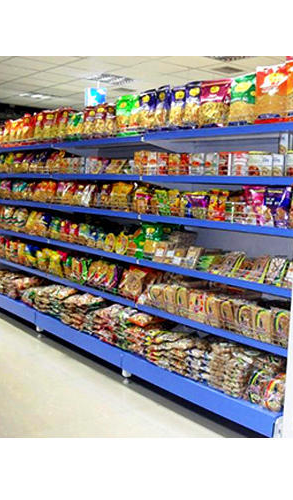
#> input picture ML Models/column_0.png, 293 x 500 px
$ jupyter execute divide-image-by-row2.ipynb   (shell and % lines are left out)
#> lines starting #> are read from the running program, lines starting #| are printed output that depends on the picture; after the words box and inside, x2 and y2 are one past the last pixel; in counts of white or black regions, pixels touching at a corner belong together
[cell 1]
import cv2
import numpy as np
import pandas as pd
import seaborn as sns
import matplotlib.pyplot as plt

[cell 2]
shelf_1_column_1="column_0.png"
shelf_1_column_2="column_1.png"
shelf_2_column_1="shelf2/columns/column_0.png"
shelf_2_column_2="shelf2/columns/column_1.png"
shelf_2_column_3="shelf2/columns/column_2.png"

[cell 3]
img = cv2.imread(shelf_1_column_1)
#> img is the input picture: shape (500, 293, 3); mean B, G, R 156.8, 159.7, 166.1

## Converting image to grey scale and then applying threshold

[cell 4]
img = cv2.cvtColor(img,cv2.COLOR_RGB2BGR)
img = cv2.threshold(cv2.cvtColor(img,cv2.COLOR_BGR2GRAY),120,255,cv2.THRESH_TOZERO_INV)[1]
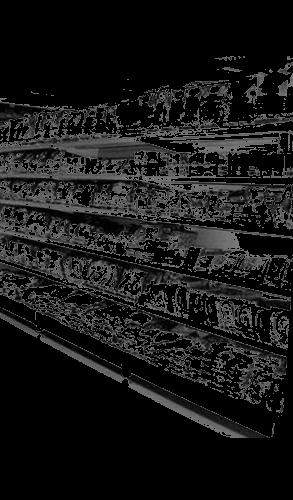
#> img: shape (500, 293); min 0, max 120, mean 23.7
plt.imshow(img)

[cell 5]
from skimage import feature

[cell 6]
edges = feature.canny(
    image=img,
    sigma = 10,
    low_threshold=0.2,
    high_threshold=0.4
)
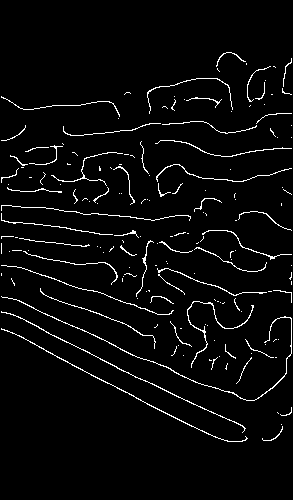
#> edges: shape (500, 293) bool; 3.6% white in thin lines or dots, all inside (x1, y1, x2, y2) = (1, 52, 292, 442)
